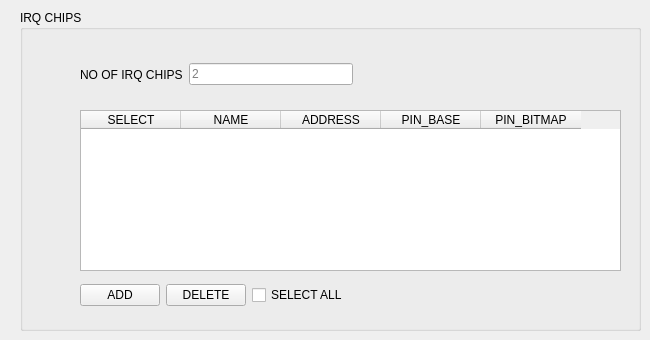
      <widget class="QWidget" name="tab_IRQ_chips">
       <attribute name="title">
        <string>IRQ Chips</string>
       </attribute>
       <widget class="QGroupBox" name="groupBox_5">
        <property name="geometry">
         <rect>
          <x>20</x>
          <y>10</y>
          <width>621</width>
          <height>321</height>
         </rect>
        </property>
        <property name="title">
         <string>IRQ CHIPS</string>
        </property>
        <widget class="QTableWidget" name="tableWidget_IRQ_Chips">
         <property name="geometry">
          <rect>
           <x>60</x>
           <y>100</y>
           <width>541</width>
           <height>161</height>
          </rect>
         </property>
         <property name="dragDropMode">
          <enum>QAbstractItemView::DragDrop</enum>
         </property>
         <property name="columnCount">
          <number>5</number>
         </property>
         <column>
          <property name="text">
           <string>SELECT</string>
          </property>
         </column>
         <column>
          <property name="text">
           <string>NAME</string>
          </property>
         </column>
         <column>
          <property name="text">
           <string>ADDRESS</string>
          </property>
         </column>
         <column>
          <property name="text">
           <string>PIN_BASE</string>
          </property>
         </column>
         <column>
          <property name="text">
           <string>PIN_BITMAP</string>
          </property>
         </column>
        </widget>
        <widget class="QWidget" name="layoutWidget_13">
         <property name="geometry">
          <rect>
           <x>60</x>
           <y>50</y>
           <width>273</width>
           <height>29</height>
          </rect>
         </property>
         <layout class="QHBoxLayout" name="horizontalLayout_19">
          <item>
           <widget class="QLabel" name="label_22">
            <property name="text">
             <string>NO OF IRQ CHIPS</string>
            </property>
           </widget>
          </item>
          <item>
           <widget class="QLineEdit" name="lineEdit_NO_IRQ_CHIPS_2">
            <property name="readOnly">
             <bool>true</bool>
            </property>
            <property name="placeholderText">
             <string>2</string>
            </property>
           </widget>
          </item>
         </layout>
        </widget>
        <widget class="QWidget" name="layoutWidget">
         <property name="geometry">
          <rect>
           <x>60</x>
           <y>270</y>
           <width>296</width>
           <height>31</height>
          </rect>
         </property>
         <layout class="QHBoxLayout" name="horizontalLayout_44">
          <item>
           <layout class="QHBoxLayout" name="horizontalLayout_20">
            <item>
             <widget class="QPushButton" name="pushButton_IRQ_Chips_Add">
              <property name="mouseTracking">
               <bool>true</bool>
              </property>
              <property name="toolTip">
               <string>To add an IRQ-chip</string>
              </property>
              <property name="text">
               <string>ADD</string>
              </property>
             </widget>
            </item>
            <item>
             <widget class="QPushButton" name="pushButton_IRQ_Chips_Delete">
              <property name="mouseTracking">
               <bool>true</bool>
              </property>
              <property name="toolTip">
               <string>To delete checked IRQ-chips</string>
              </property>
              <property name="text">
               <string>DELETE</string>
              </property>
             </widget>
            </item>
           </layout>
          </item>
          <item>
           <widget class="QCheckBox" name="checkBox_select_all_RQchips">
            <property name="toolTip">
             <string>To select all</string>
            </property>
            <property name="text">
             <string>SELECT ALL</string>
            </property>
           </widget>
          </item>
         </layout>
        </widget>
       </widget>
      </widget>
